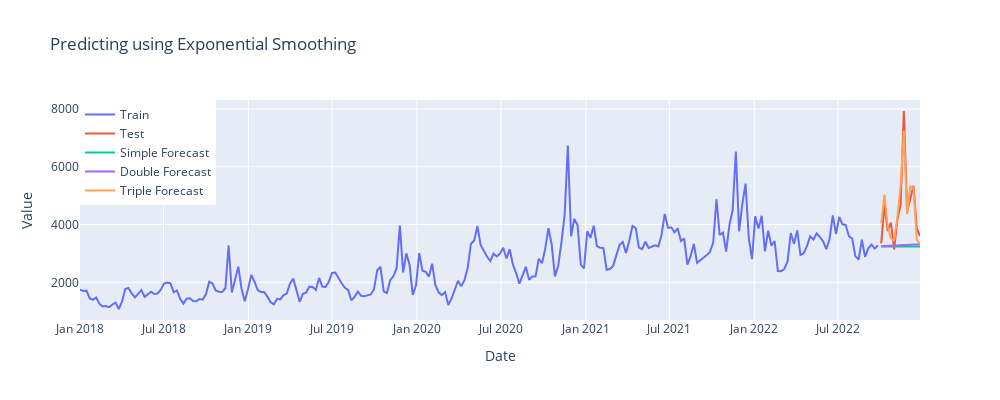

Source (notebook cell):
### Code cell
fig = go.Figure()

fig.add_trace(go.Scatter(x=train.index, y=train, mode="lines", name="Train"))
fig.add_trace(go.Scatter(x=test.index, y=test, mode="lines", name="Test"))
fig.add_trace(go.Scatter(x=pred_simple.index, y=pred_simple, mode="lines", name="Simple Forecast"))
fig.add_trace(go.Scatter(x=pred_double.index, y=pred_double, mode="lines", name="Double Forecast"))
fig.add_trace(go.Scatter(x=pred_triple.index, y=pred_triple, mode="lines", name="Triple Forecast"))

fig.update_layout(
    title="Predicting using Exponential Smoothing",
    xaxis_title="Date",
    yaxis_title="Value",
    legend=dict(x=0, y=1, traceorder="normal"),
    width=1000, height=400
)

fig.show()
